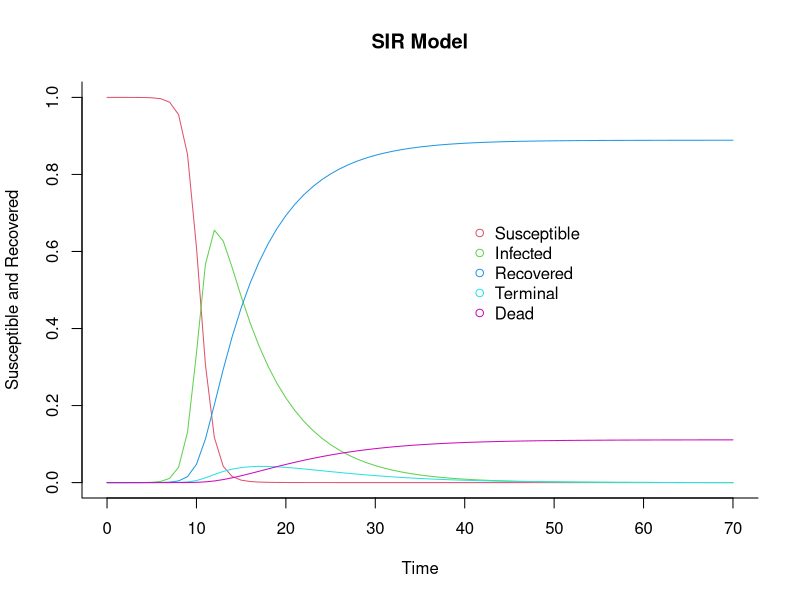

The R script that drew this image:

#############################
###
### SIR Model
### Extension of the model
###
### Leonard Mada

# Features:
# - added mortality:
#   T = terminal patients, D = dead;
# - m = mortality, mt = time to death;
#   [but NO birth-rate]
# - added higher-order interaction terms:
#  -- sv = super-virulence of terminal patients;
#  -- vi = interactions between virulence factors;
#  -- vc = cummulative virulence,
#     e.g. due to cummulative mutations acquired by the disease;

# - code based on:
#   https://archives.aidanfindlater.com/blog/2010/04/20/the-basic-sir-model-in-r/
#   http://rstudio-pubs-static.s3.amazonaws.com/6852_c59c5a2e8ea3456abbeb017185de603e.html
# - model extended by LM;

library(deSolve)


### Solve SIR
solve.sir = function(sir.f, init, parameters, times) {
	## Solve using ode (General Solver for Ordinary Differential Equations)
	out <- ode(y = init, times = times, func = sir.f, parms = parameters)
	## change to data frame
	out <- as.data.frame(out)
	## Delete time variable
	out$time <- NULL
	return(out)
}

### Plot SIR
plot.sir = function(y, times) {
	matplot(x = times, y = y, type = "l",
        xlab = "Time", ylab = "Susceptible and Recovered", main = "SIR Model",
        lwd = 1, lty = 1, bty = "l", col = 2:6)

	## Add legend
	legend(40, 0.7, c("Susceptible", "Infected", "Recovered", "Terminal", "Dead"),
		pch = 1, col = 2:6, bty = "n")
}

### Create an SIR function
sir <- function(time, state, parameters) {
  with(as.list(c(state, parameters)), {

    dS = -beta * S * I - sv * S * T - vi * S * T^2 - vc * S * T * D
    dI =  beta * S * I - gamma * I - m * I + sv * S * T + vi * S * T^2 + vc * S * T * D 
    dR =  gamma * I
	dT = m * I - mt * T
	dD = mt * T

    return(list(c(dS, dI, dR, dT, dD)))
  })
}

### Set parameters

## Proportion in each compartment:
# Susceptible = 0.999999;
# Infected = 0.000001;
# Recovered = 0;
init = c(S = 1-1e-6, I = 1e-6, R = 0.0, T = 0.0, D = 0.0)

## beta: infection parameter;
## gamma: recovery parameter;
beta = 1.4247
gamma = 0.14286
#
parameters = c(beta = beta, gamma = gamma, sv = 3*beta,
	vi = 2, vc = 1,
	m = gamma * 10000/80000, mt = gamma)
## Time frame
times = seq(0, 70, by = 1)


## Solve using ode
out = solve.sir(sir, init, parameters, times)
head(out, 10)


#############

plot.sir(out, times)
